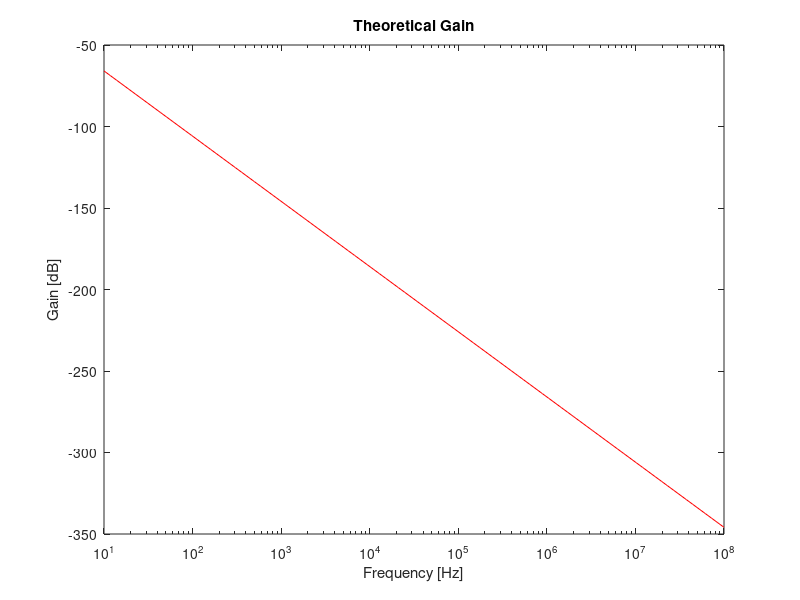

Reproduce this figure in MATLAB.
clear all
wmain=1;
v=1;
C1=1;
C2=1;
R1=1;
R2=1;
R3=1;
R4=1;


##Calculanting input impedance and Vplus
Vplus=v/(1+R1*j*wmain*C1);
Zinput=R1+1/(j*wmain*C1);

##Calculating the final voltage and gain
Vzeta=Vplus*(1+R3/R4);
Vfinal=Vzeta/(1+R2*j*wmain*C2);
Gain=20*log10(abs(Vfinal)/abs(v));

##No clue about how to calculate output impedance HELP!!!!!

##Computing gains for the vector of log
f = logspace(1,8,100);
w=2*pi*f;
Vplus=v./(1+R1*j*w.*C1);
Vzeta=Vplus.*(1+R3/R4);
Vfinal=Vzeta./(1+R2*j*w*C2);
Gain=20*log10(abs(Vfinal)/abs(v))

##Plotting

fig_gain = figure ("Visible", "off");

%semilogx(f, Gain_1(f), f , Gain_2(f), f, Gain_3(f), "");
semilogx(f, Gain, "r");

xlabel("Frequency [Hz]");
ylabel("Gain [dB]");

title("Theoretical Gain");
print (fig_gain, "gain_plot.eps", "-depsc");

close all;
